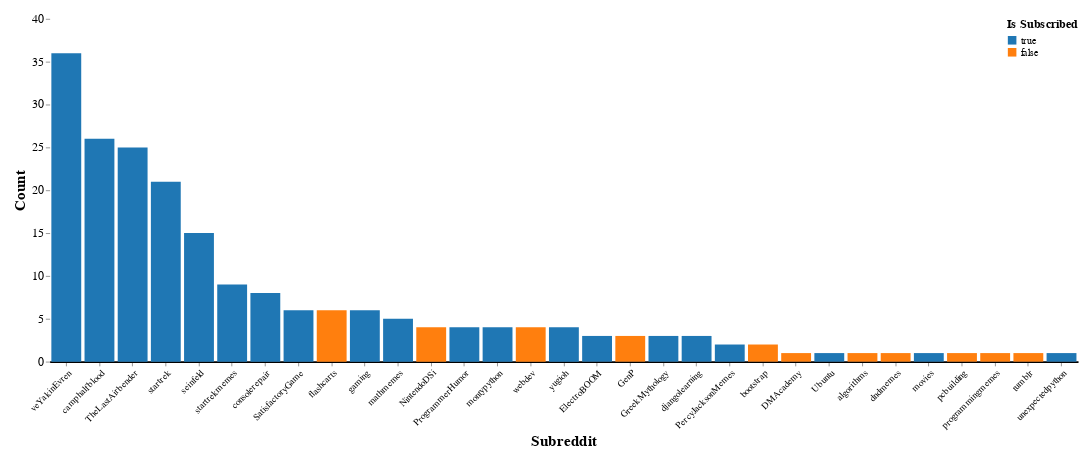

The notebook cell saved with this chart:
### Markdown cell above
### Subs

### Code cell
subreddit_count_df = created_df = pd.concat([posts_df[["Subreddit"]], comments_df[["Subreddit"]]]).reset_index(drop=True)
subreddit_count_df["Count"] = 1
subreddit_count_df = subreddit_count_df.groupby("Subreddit").count().reset_index()
subreddit_count_df["IsSubscribed"] = subreddit_count_df["Subreddit"].map(lambda x: bool(is_subscribed_to(x, subreddits_df)))
subreddit_count_df["Subreddit"] = subreddit_count_df["Subreddit"].astype(dtype="category")


# Add a slider to it to filter the minimum count
slider1 = alt.binding_range(min=1, max=subreddit_count_df["Count"].max(), step=1, name="Minimum Count")
slider2 = alt.binding_range(min=1, max=subreddit_count_df["Count"].max(), step=1, name="Max Count")
selector1 = alt.selection_point(fields=["minCount"], bind=slider1, name="minCount", value=[{"minCount": 1}])
selector2 = alt.selection_point(fields=["maxCount"], bind=slider2, name="maxCount", value=[{"maxCount": subreddit_count_df["Count"].max()}])
# Create the chart
chart = alt.Chart(subreddit_count_df).mark_bar().encode(
    alt.X("Subreddit:N", sort="-y", title="Subreddit", axis=alt.Axis(labelAngle=-45)),
    alt.Y("Count:Q"),
    tooltip=["Count:Q", "Subreddit:N"],  # Show the count when hovering over the bar
    color = alt.Color(
        "IsSubscribed:N", 
        scale=alt.Scale(domain=[True, False], range=["#1f77b4", "#ff7f0e"]),
        legend=alt.Legend(title="Is Subscribed", labelFontSize=12, titleFontSize=14, offset=0, orient="top-right"),
        ),
).properties(
    width=1200,
    height=400,
).add_params(
    selector1,
    selector2,
).transform_filter(
    (alt.datum.Count >= selector1.minCount) & (alt.datum.Count <= selector2.maxCount)
)

chart = chart.configure(
    padding={"left": 15, "right": 15, "top": 15, "bottom": 15},
    title={"fontSize": 18},
).configure_view(
    stroke=None,
).configure_axisX(
    labelFontSize=11,
    titleFontSize=18,
    grid=False,  # Remove the grid
    domainWidth=2,  # Set the width of the axis line
    domainColor="#000"  # Set the color of the axis line
).configure_axisY(
    labelFontSize=14,
    titleFontSize=18,
    grid=False,  # Remove the grid
    domain=False,  # Remove the axis line
)

chart.save("figures/created/altair_subreddit_counts.html")
# chart.save("figures/created/altair_subreddit_counts.png")
chart

### Figure 1 — Vega-Lite specification as saved in the notebook (floating-point values rounded to 4 significant figures)
{"config": {"view": {"continuousWidth": 300, "continuousHeight": 300, "stroke": null}, "axisX": {"domainColor": "#000", "domainWidth": 2, "grid": false, "labelFontSize": 11, "titleFontSize": 18}, "axisY": {"domain": false, "grid": false, "labelFontSize": 14, "titleFontSize": 18}, "padding": {"left": 15, "right": 15, "top": 15, "bottom": 15}, "title": {"fontSize": 18}}, "data": {"name": "data-ff5edac15923f772e8ecb234cea181c1"}, "mark": {"type": "bar"}, "encoding": {"color": {"field": "IsSubscribed", "legend": {"labelFontSize": 12, "offset": 0, "orient": "top-right", "title": "Is Subscribed", "titleFontSize": 14}, "scale": {"domain": [true, false], "range": ["#1f77b4", "#ff7f0e"]}, "type": "nominal"}, "tooltip": [{"field": "Count", "type": "quantitative"}, {"field": "Subreddit", "type": "nominal"}], "x": {"axis": {"labelAngle": -45}, "field": "Subreddit", "sort": "-y", "title": "Subreddit", "type": "nominal"}, "y": {"field": "Count", "type": "quantitative"}}, "height": 400, "params": [{"name": "minCount", "select": {"type": "point", "fields": ["minCount"]}, "bind": {"input": "range", "max": 36.0, "min": 1, "name": "Minimum Count", "step": 1}, "value": [{"minCount": 1}]}, {"name": "maxCount", "select": {"type": "point", "fields": ["maxCount"]}, "bind": {"input": "range", "max": 36.0, "min": 1, "name": "Max Count", "step": 1}, "value": [{"maxCount": 36.0}]}], "transform": [{"filter": "((datum.Count >= minCount.minCount) && (datum.Count <= maxCount.maxCount))"}], "width": 1200, "$schema": "https://vega.github.io/schema/vega-lite/v5.15.1.json", "datasets": {"data-ff5edac15923f772e8ecb234cea181c1": [{"Subreddit": "DMAcademy", "Count": 1, "IsSubscribed": false}, {"Subreddit": "ElectroBOOM", "Count": 3, "IsSubscribed": true}, {"Subreddit": "GenP", "Count": 3, "IsSubscribed": false}, {"Subreddit": "GreekMythology", "Count": 3, "IsSubscribed": true}, {"Subreddit": "NintendoDSi", "Count": 4, "IsSubscribed": false}, {"Subreddit": "PercyJacksonMemes", "Count": 2, "IsSubscribed": true}, {"Subreddit": "ProgrammerHumor", "Count": 4, "IsSubscribed": true}, {"Subreddit": "SatisfactoryGame", "Count": 6, "IsSubscribed": true}, {"Subreddit": "TheLastAirbender", "Count": 25, "IsSubscribed": true}, {"Subreddit": "Ubuntu", "Count": 1, "IsSubscribed": true}, {"Subreddit": "algorithms", "Count": 1, "IsSubscribed": false}, {"Subreddit": "bootstrap", "Count": 2, "IsSubscribed": false}, {"Subreddit": "camphalfblood", "Count": 26, "IsSubscribed": true}, {"Subreddit": "consolerepair", "Count": 8, "IsSubscribed": true}, {"Subreddit": "djangolearning", "Count": 3, "IsSubscribed": true}, {"Subreddit": "dndmemes", "Count": 1, "IsSubscribed": false}, {"Subreddit": "flashcarts", "Count": 6, "IsSubscribed": false}, {"Subreddit": "gaming", "Count": 6, "IsSubscribed": true}, {"Subreddit": "mathmemes", "Count": 5, "IsSubscribed": true}, {"Subreddit": "montypython", "Count": 4, "IsSubscribed": true}, {"Subreddit": "movies", "Count": 1, "IsSubscribed": true}, {"Subreddit": "pcbuilding", "Count": 1, "IsSubscribed": false}, {"Subreddit": "programmingmemes", "Count": 1, "IsSubscribed": false}, {"Subreddit": "seinfeld", "Count": 15, "IsSubscribed": true}, {"Subreddit": "startrek", "Count": 21, "IsSubscribed": true}, {"Subreddit": "startrekmemes", "Count": 9, "IsSubscribed": true}, {"Subreddit": "tumblr", "Count": 1, "IsSubscribed": false}, {"Subreddit": "unexpectedpython", "Count": 1, "IsSubscribed": true}, {"Subreddit": "veYakinEvren", "Count": 36, "IsSubscribed": true}, {"Subreddit": "webdev", "Count": 4, "IsSubscribed": false}, {"Subreddit": "yugioh", "Count": 4, "IsSubscribed": true}]}}
